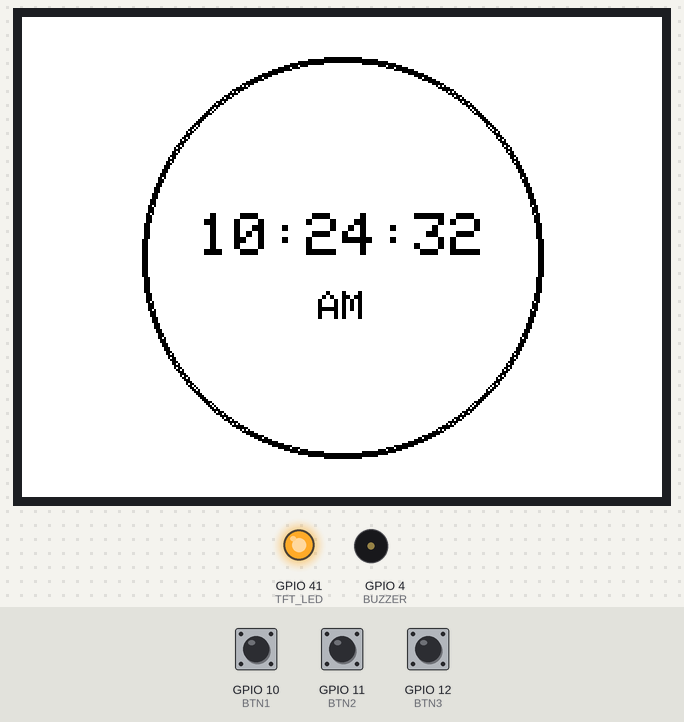
Recording of a sketch running on a simulated ESP32-S3. On the bench: 320×240 colour display, output pins drawn as LEDs (lit = HIGH), buzzer (waves = sounding, pin HIGH). The test bench sets the inputs (shaded band); at power-on: GPIO 10 (BTN1) LOW, GPIO 11 (BTN2) LOW, GPIO 12 (BTN3) LOW. The local clock reads 2024-03-15 10:24:30 at power-on unless the sketch sets it; what the sketch prints to the serial monitor is not drawn.

Above: at 2.6 s.
2.7 s: GPIO 10 (BTN1) pulled HIGH for 3.2 s
At 2.9 s:
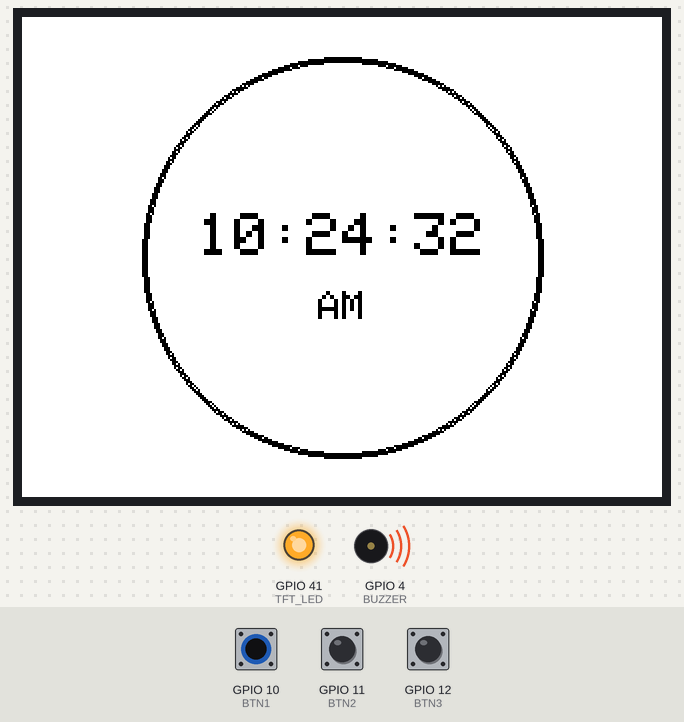
7.4 s: GPIO 11 (BTN2) pulled HIGH for 0.15 s
At 8.1 s:
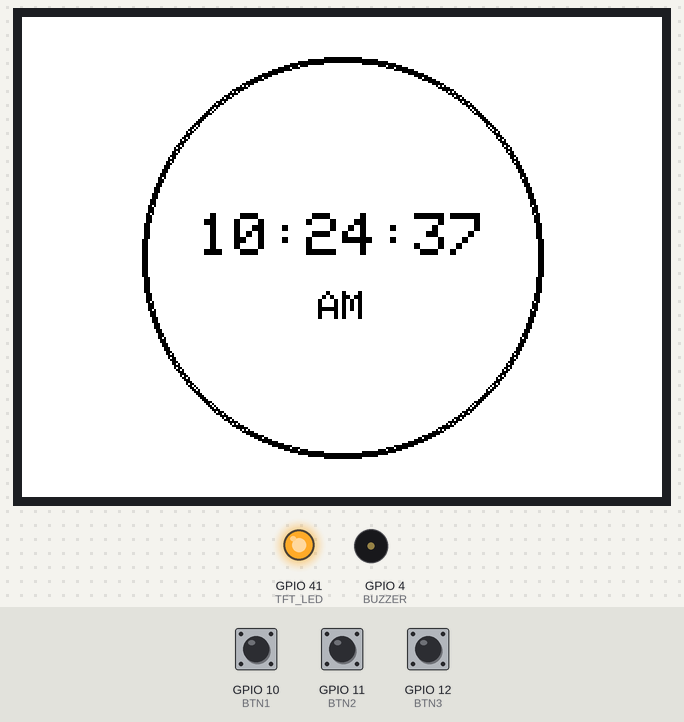
9.0 s: GPIO 12 (BTN3) pulled HIGH for 0.15 s
At 10.8 s:
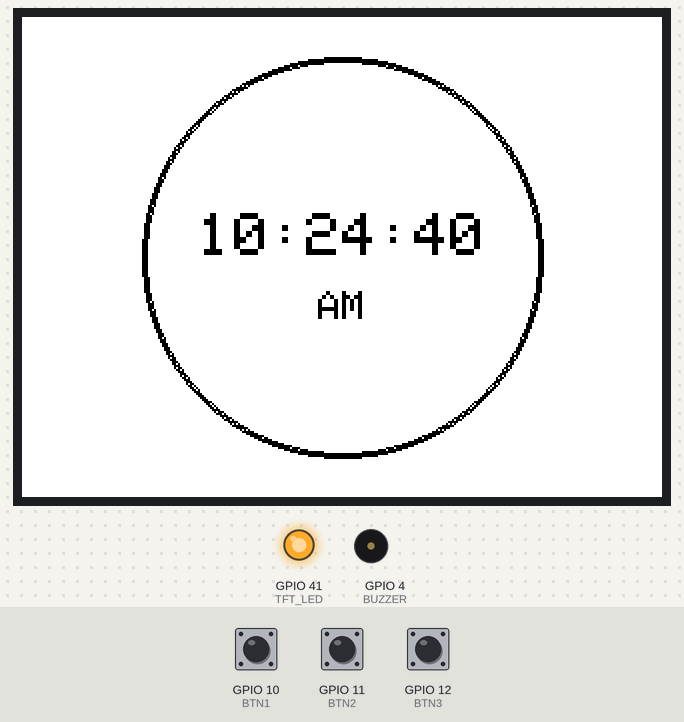
11.0 s: GPIO 10 (BTN1) pulled HIGH for 0.15 s
At 12.3 s:
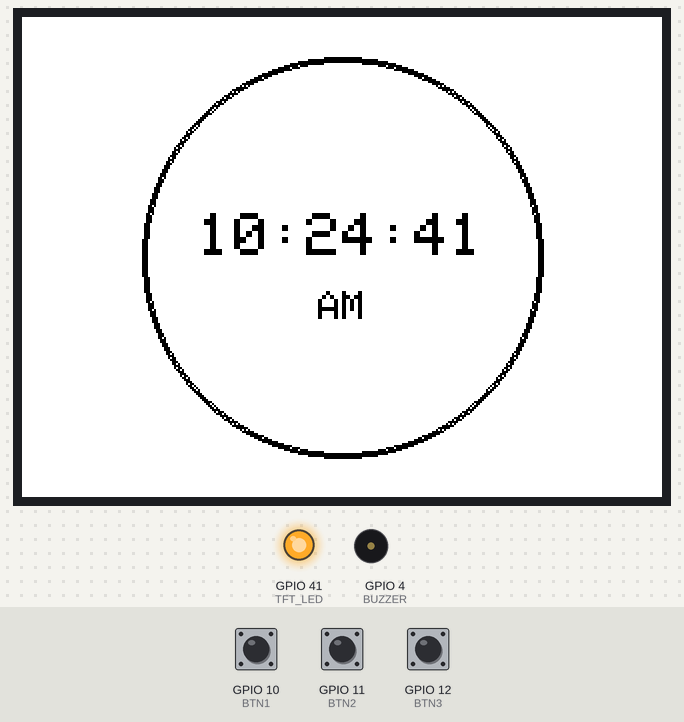
13.0 s: GPIO 11 (BTN2) pulled HIGH for 1 s
At 15.3 s:
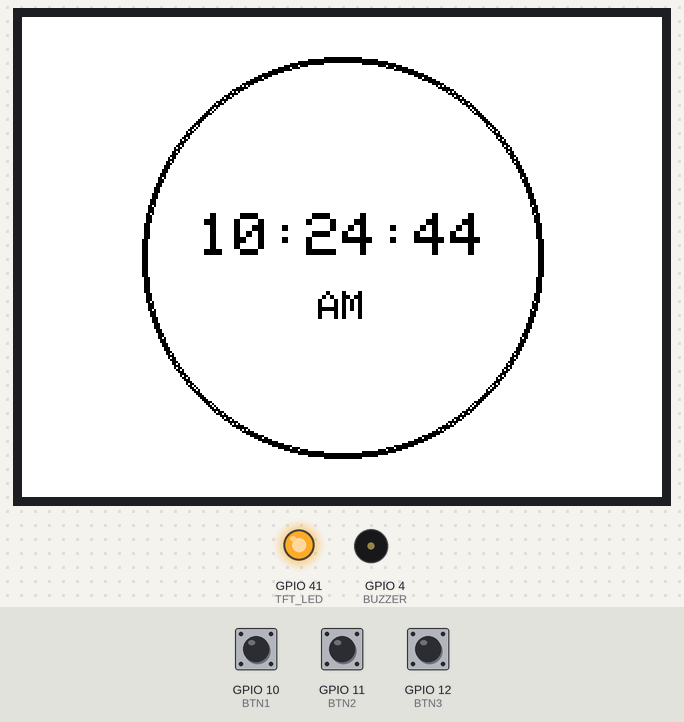
15.5 s: GPIO 12 (BTN3) pulled HIGH for 1 s
At 17.4 s:
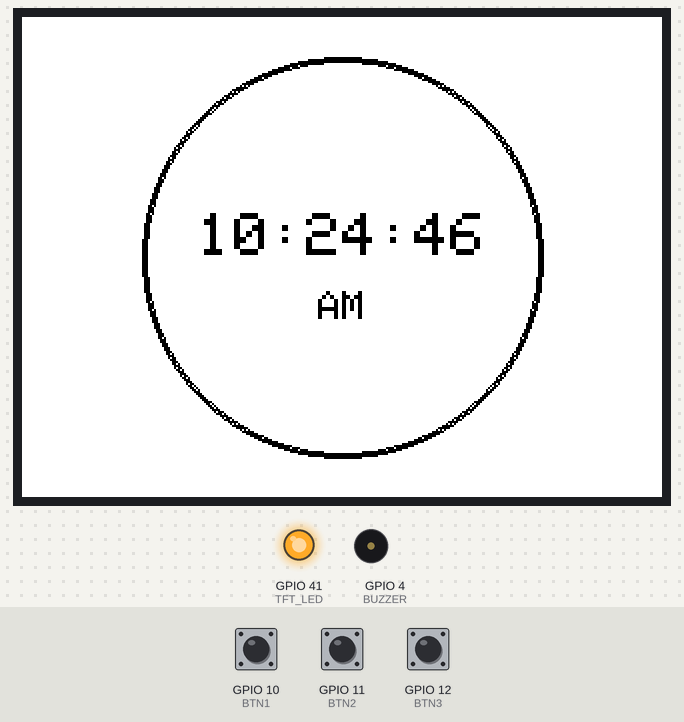
Timing chart, 0 to 18.9 s (numbered marks = the images above; inputs shaded):
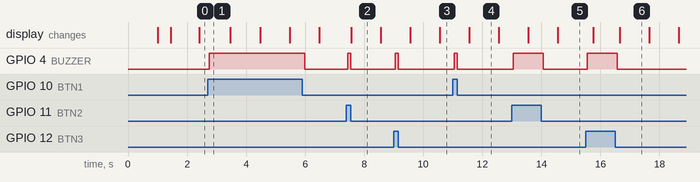

The sketch:

base2_buttons_buz.ino
```cpp
/*
 * ST7789 Display Configuration Template
 *
 * Display Pins:
 * MOSI -> GPIO35, MISO -> GPIO37, SCK -> GPIO36
 * CS -> GPIO38, DC -> GPIO39, RST -> GPIO40, LED -> GPIO41
 *
 * RTC Pins (DS1302):
 * CLK -> GPIO18, DAT -> GPIO19, RST -> GPIO20
 *
 * Button Pins (Pull-down):
 * BTN1 -> GPIO10, BTN2 -> GPIO11, BTN3 -> GPIO12
 *
 * Buzzer Pin:
 * BUZZER -> GPIO4 (Active Buzzer)
 *
 * Libraries: Adafruit_ST7789, Adafruit_GFX, ThreeWire, RtcDS1302
 */

#include <Adafruit_GFX.h>
#include <Adafruit_ST7789.h>
#include <SPI.h>
#include <ThreeWire.h>
#include <RtcDS1302.h>

// Display pins
#define TFT_CS   38
#define TFT_DC   39
#define TFT_RST  40
#define TFT_MOSI 35
#define TFT_MISO 37
#define TFT_CLK  36
#define TFT_LED  41

// RTC pins
#define RTC_CLK  18
#define RTC_DAT  19
#define RTC_RST  20

// Button pins (pull-down)
#define BTN1     10
#define BTN2     11
#define BTN3     12

// Buzzer pin
#define BUZZER   4

// Create display object
Adafruit_ST7789 tft = Adafruit_ST7789(TFT_CS, TFT_DC, TFT_MOSI, TFT_CLK, TFT_RST);

// Create RTC object
ThreeWire myWire(RTC_DAT, RTC_CLK, RTC_RST);
RtcDS1302<ThreeWire> Rtc(myWire);

// Button state tracking
unsigned long lastDebounceTime[3] = {0, 0, 0};
bool lastButtonState[3] = {LOW, LOW, LOW};
const unsigned long debounceDelay = 50;

void setup() {
  Serial.begin(115200);
  delay(1000);
  Serial.println("Initializing Display and RTC...");

  // Initialize display backlight
  pinMode(TFT_LED, OUTPUT);
  digitalWrite(TFT_LED, HIGH);  // Turn on backlight

  // Initialize button pins
  pinMode(BTN1, INPUT);
  pinMode(BTN2, INPUT);
  pinMode(BTN3, INPUT);

  // Initialize buzzer pin
  pinMode(BUZZER, OUTPUT);
  digitalWrite(BUZZER, LOW);

  // Initialize ST7789 display
  tft.init(240, 320, SPI_MODE0);
  tft.invertDisplay(false);
  tft.setRotation(1);  // Landscape mode (320x240)
  delay(100);

  // Clear screen
  tft.fillScreen(ST77XX_WHITE);

  // Initialize RTC
  Rtc.Begin();

  RtcDateTime compiled = RtcDateTime(__DATE__, __TIME__);

  if (!Rtc.IsDateTimeValid()) {
    Serial.println("RTC lost confidence in the DateTime!");
    Serial.println("Resetting to 12:00:00 AM");
    // Reset to 12:00:00 AM (midnight) with current date
    RtcDateTime midnight = RtcDateTime(compiled.Year(), compiled.Month(), compiled.Day(), 0, 0, 0);
    Rtc.SetDateTime(midnight);
  }

  if (!Rtc.GetIsRunning()) {
    Serial.println("RTC was not actively running, starting now");
    Rtc.SetIsRunning(true);
  }

  // Auto-sync with compile time when uploaded
  RtcDateTime now = Rtc.GetDateTime();
  if (now < compiled) {
    Serial.println("RTC time is older than compile time. Auto-syncing...");
    Rtc.SetDateTime(compiled);
    Serial.print("Time synced to: ");
    Serial.print(__DATE__);
    Serial.print(" ");
    Serial.println(__TIME__);
  }

  Rtc.SetIsWriteProtected(false);

  Serial.println("Display and RTC Ready!");

  // Draw initial UI
  drawClockUI();
}

void loop() {
  static unsigned long lastUpdate = 0;

  // Update every second
  if (millis() - lastUpdate >= 1000) {
    lastUpdate = millis();
    updateTime();
  }

  // Check buttons
  checkButtons();
}

// Check button states and trigger buzzer
void checkButtons() {
  int buttons[3] = {BTN1, BTN2, BTN3};

  for (int i = 0; i < 3; i++) {
    bool currentState = digitalRead(buttons[i]);

    // Debounce logic
    if (currentState != lastButtonState[i]) {
      lastDebounceTime[i] = millis();
    }

    if ((millis() - lastDebounceTime[i]) > debounceDelay) {
      // Button pressed (HIGH because pull-down)
      if (currentState == HIGH) {
        // Trigger buzzer
        digitalWrite(BUZZER, HIGH);
        delay(100);  // Buzz for 100ms
        digitalWrite(BUZZER, LOW);

        Serial.print("Button ");
        Serial.print(i + 1);
        Serial.println(" pressed!");
      }
    }

    lastButtonState[i] = currentState;
  }
}

// Draw minimalist clock UI with circular border
void drawClockUI() {
  tft.fillScreen(ST77XX_WHITE);

  // Draw circular border (centered)
  int centerX = 160;
  int centerY = 120;
  int radius = 100;

  // Draw thick circle border
  for (int i = 0; i < 3; i++) {
    tft.drawCircle(centerX, centerY, radius - i, ST77XX_BLACK);
  }
}

// Update and display current time
void updateTime() {
  RtcDateTime now = Rtc.GetDateTime();

  if (!now.IsValid()) {
    Serial.println("RTC DateTime is not valid!");
    return;
  }

  int hour = now.Hour();
  int minute = now.Minute();
  int second = now.Second();

  // Determine AM/PM
  bool isPM = hour >= 12;
  if (hour > 12) hour -= 12;
  if (hour == 0) hour = 12;

  // Format time string
  char timeStr[12];
  sprintf(timeStr, "%02d:%02d:%02d", hour, minute, second);

  // Calculate text positions for centering
  int centerX = 160;
  int centerY = 120;

  // Display time with background color to overwrite previous text
  tft.setTextSize(3);
  tft.setTextColor(ST77XX_BLACK, ST77XX_WHITE);

  // Calculate time text position (centered)
  // Each character is 6*textSize wide, 8*textSize tall
  int timeWidth = strlen(timeStr) * 6 * 3;  // 8 chars * 6px * size 3
  int timeHeight = 8 * 3;
  tft.setCursor(centerX - timeWidth / 2, centerY - timeHeight / 2 - 10);
  tft.print(timeStr);

  // Display AM/PM indicator with background color
  tft.setTextSize(2);
  tft.setTextColor(ST77XX_BLACK, ST77XX_WHITE);

  // Calculate AM/PM text position (centered below time)
  int ampmWidth = 2 * 6 * 2;  // 2 chars * 6px * size 2
  int ampmHeight = 8 * 2;
  tft.setCursor(centerX - ampmWidth / 2, centerY + timeHeight / 2 + 5);
  tft.println(isPM ? "PM" : "AM");

  // Print to serial for debugging
  Serial.print(timeStr);
  Serial.print(" ");
  Serial.println(isPM ? "PM" : "AM");
}
```

Measured:
- after the input at 2.7 s, GPIO 4 (BUZZER): LOW → HIGH after 0.05 s, → LOW 3.2 s later
- after the input at 7.4 s, GPIO 4 (BUZZER): LOW → HIGH after 0.05 s, → LOW 0.10 s later
- after the input at 9.0 s, GPIO 4 (BUZZER): LOW → HIGH after 0.05 s, → LOW 0.10 s later
- after the input at 11.0 s, GPIO 4 (BUZZER): LOW → HIGH after 0.05 s, → LOW 0.10 s later
- after the input at 13.0 s, GPIO 4 (BUZZER): LOW → HIGH after 0.05 s, → LOW 1.0 s later
- after the input at 15.5 s, GPIO 4 (BUZZER): LOW → HIGH after 0.05 s, → LOW 1.0 s later
- what the display in image 2 shows lasts 1.0 s, from 7.6 s to 8.6 s
